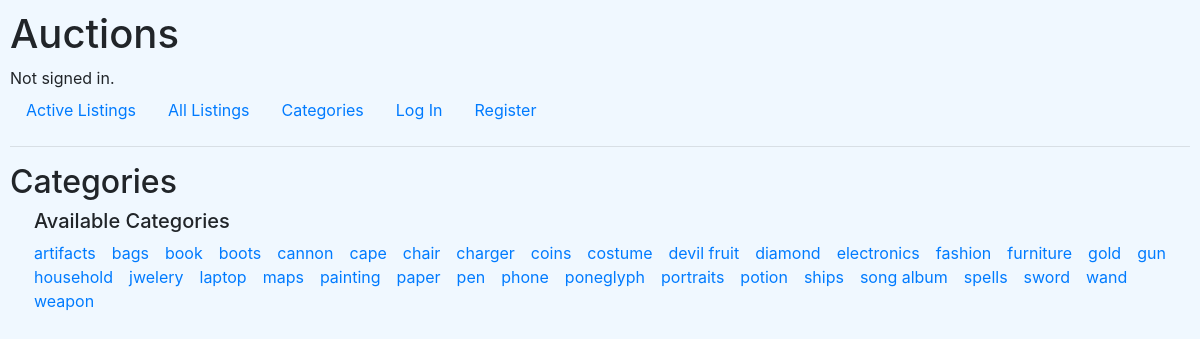
The page /categoriespage on the database its author committed.
### auctions/models.py (models this page shows)
class Category(models.Model):
    cat = models.CharField(max_length=64, blank=False)
    def __str__(self):
        return f"{self.cat}"

### auctions/views.py (the view)
# urls.py: path("categoriespage", views.categoriespage, name="categoriespage"),
def categoriespage(request):
    return render(request, "auctions/categories.html", {
        "categorylist": Category.objects.all().order_by('cat')
    })

### auctions/templates/auctions/categories.html (shortened to what this page needs)
{% extends "auctions/layout.html" %}
{% load static %}
{% block body %}
    <h2>Categories</h2>
    <h5 class="mx-4 mt-2 mb-0">Available Categories</h5>
    <div class="row mx-2 p-2">
        {% for cat in categorylist %}
            <a class="card-link mx-2" href="{% url 'allwithcat' cat_id=cat.id %}">{{ cat }}</a>
        {% endfor %}
    </div>
{% endblock %}

### auctions/static/auctions/styles.css (style rules this page uses)
body { padding: 10px; }

### rows shown on the page
Category: cat "artifacts"
Category: cat "bags"
Category: cat "book"
Category: cat "boots"
Category: cat "cannon"
Category: cat "cape"
Category: cat "chair"
Category: cat "charger"
Category: cat "coins"
Category: cat "costume"
Category: cat "devil fruit"
Category: cat "diamond"
Category: cat "electronics"
Category: cat "fashion"
Category: cat "furniture"
Category: cat "gold"
Category: cat "gun"
Category: cat "household"
Category: cat "jwelery"
Category: cat "laptop"
Category: cat "maps"
Category: cat "painting"
Category: cat "paper"
Category: cat "pen"
Category: cat "phone"
Category: cat "poneglyph"
Category: cat "portraits"
Category: cat "potion"
Category: cat "ships"
Category: cat "song album"
Category: cat "spells"
Category: cat "sword"
Category: cat "wand"
Category: cat "weapon"
